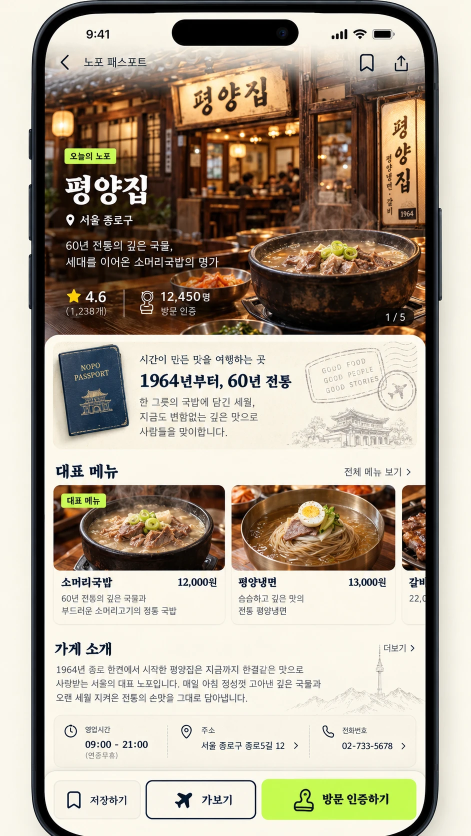
#> input picture design/redesign/1.webp, 941 x 1672 px (shown at 1/2 size); its folder holds 4 pictures in this run
$ python crop_mockups.py
#> lines starting #> are read from the running program, lines starting #| are printed output that depends on the picture
"""디자인 시안(design/redesign/1~6.webp)에서 앱에 쓸 그림 조각을 잘라 res/drawable-nodpi 에 넣는다.

시안의 폰 화면 영역(760x1618)을 먼저 잘라 낸 뒤, 조각 좌표는 그 화면 기준이다.
정적인 장식(제목 글자, 우표, 여권 그림, 하단 탭 줄 등)만 잘라 쓰고, 가게 이름·거리·사진처럼 바뀌는 부분은 앱에서 그린다.
실행: python tools/crop_mockups.py
"""
import os
import sys
import numpy as np
from PIL import Image

ROOT = os.path.dirname(os.path.dirname(os.path.abspath(__file__)))
SRC = os.path.join(ROOT, "design", "redesign")
OUT = os.path.join(ROOT, "app", "src", "main", "res", "drawable-nodpi")
SCREEN = (90, 30, 850, 1648)  # 760 x 1618


def screen(n):
#> called with n = 1
    return Image.open(os.path.join(SRC, f"{n}.webp")).convert("RGB").crop(SCREEN)
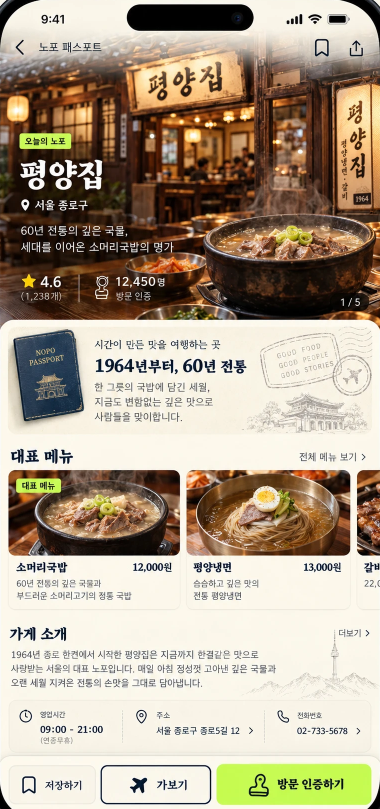
#> returned value: PIL image 760x1618 RGB (shown at 1/2 size); mean R, G, B 175.1, 161.3, 141.5


# [24 lines left out: functions erase, save, not called in this run]


def bg(im, box):
    a = np.asarray(im.crop(box)).reshape(-1, 3)
    return tuple(int(v) for v in np.median(a, axis=0))


# [13 lines left out: function nav_strip, not called in this run]


os.makedirs(OUT, exist_ok=True)
s = {n: screen(n) for n in range(1, 7)}
#> call 2 of screen, with n = 2
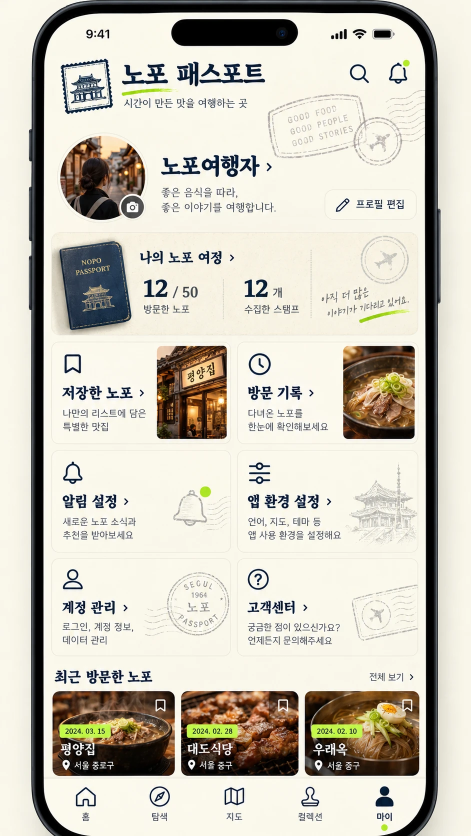
#> input picture design/redesign/2.webp, 941 x 1672 px (shown at 1/2 size)
#> in screen (call 2), `return Image.open(os.path.join(SRC, f"{n}.webp")).convert("RGB").crop(..`:
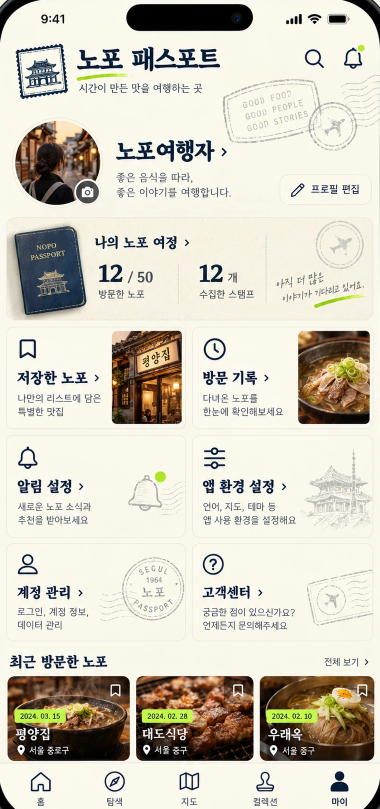
#> returned value: PIL image 760x1618 RGB (shown at 1/2 size); mean R, G, B 209.9, 204.9, 191.3
#> call 3 of screen, with n = 3
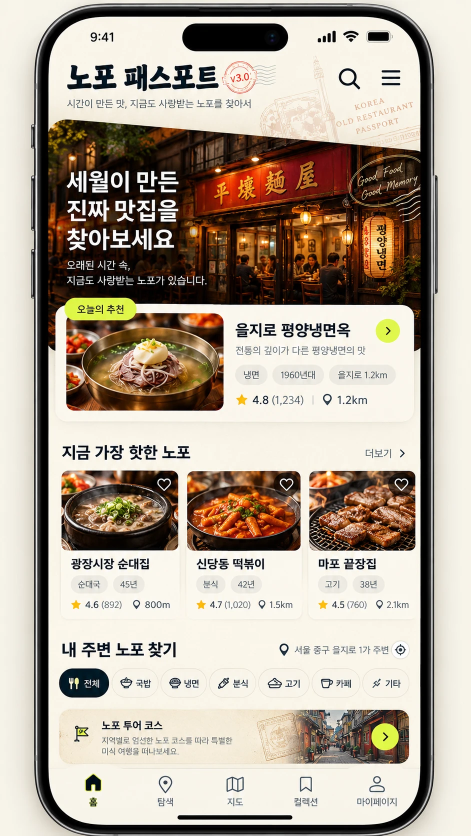
#> input picture design/redesign/3.webp, 941 x 1672 px (shown at 1/2 size)
#> in screen (call 3), `return Image.open(os.path.join(SRC, f"{n}.webp")).convert("RGB").crop(..`:
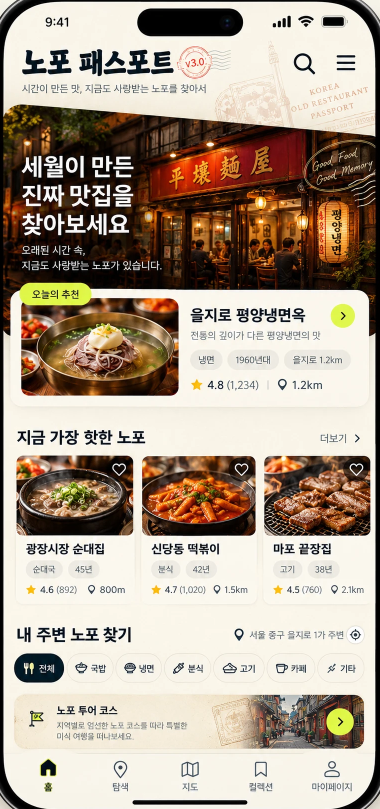
#> returned value: PIL image 760x1618 RGB (shown at 1/2 size); mean R, G, B 174.5, 160.1, 144.3
#> call 4 of screen, with n = 4
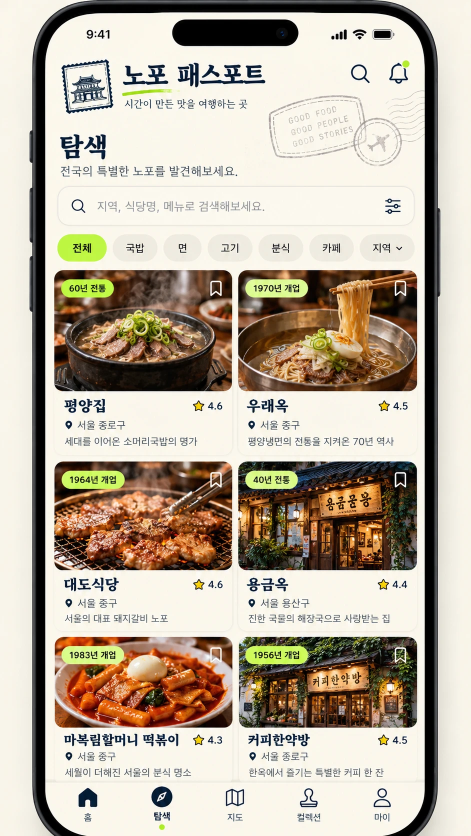
#> input picture design/redesign/4.webp, 941 x 1672 px (shown at 1/2 size)
#> in screen (call 4), `return Image.open(os.path.join(SRC, f"{n}.webp")).convert("RGB").crop(..`:
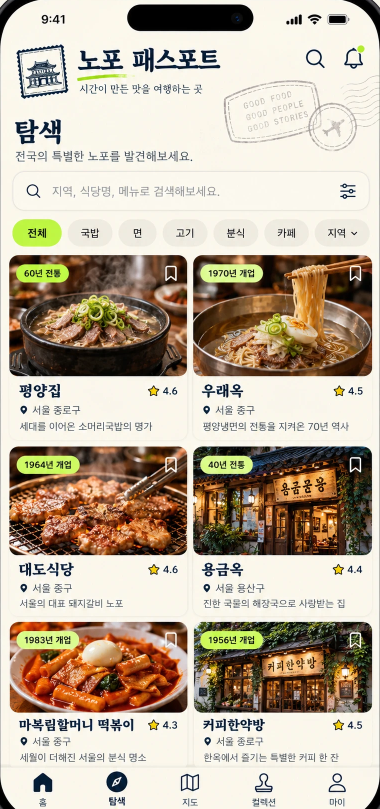
#> returned value: PIL image 760x1618 RGB (shown at 1/2 size); mean R, G, B 189.6, 176.2, 157.7
#> (the run stopped early here; a loop or call above may not have finished)
